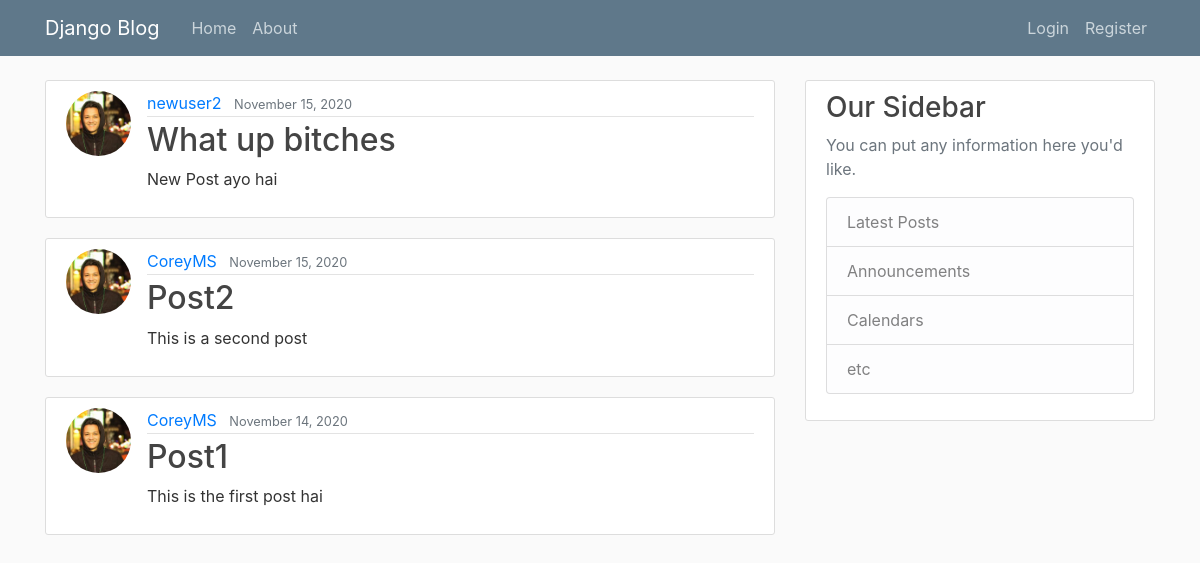
The app's page /, older data.
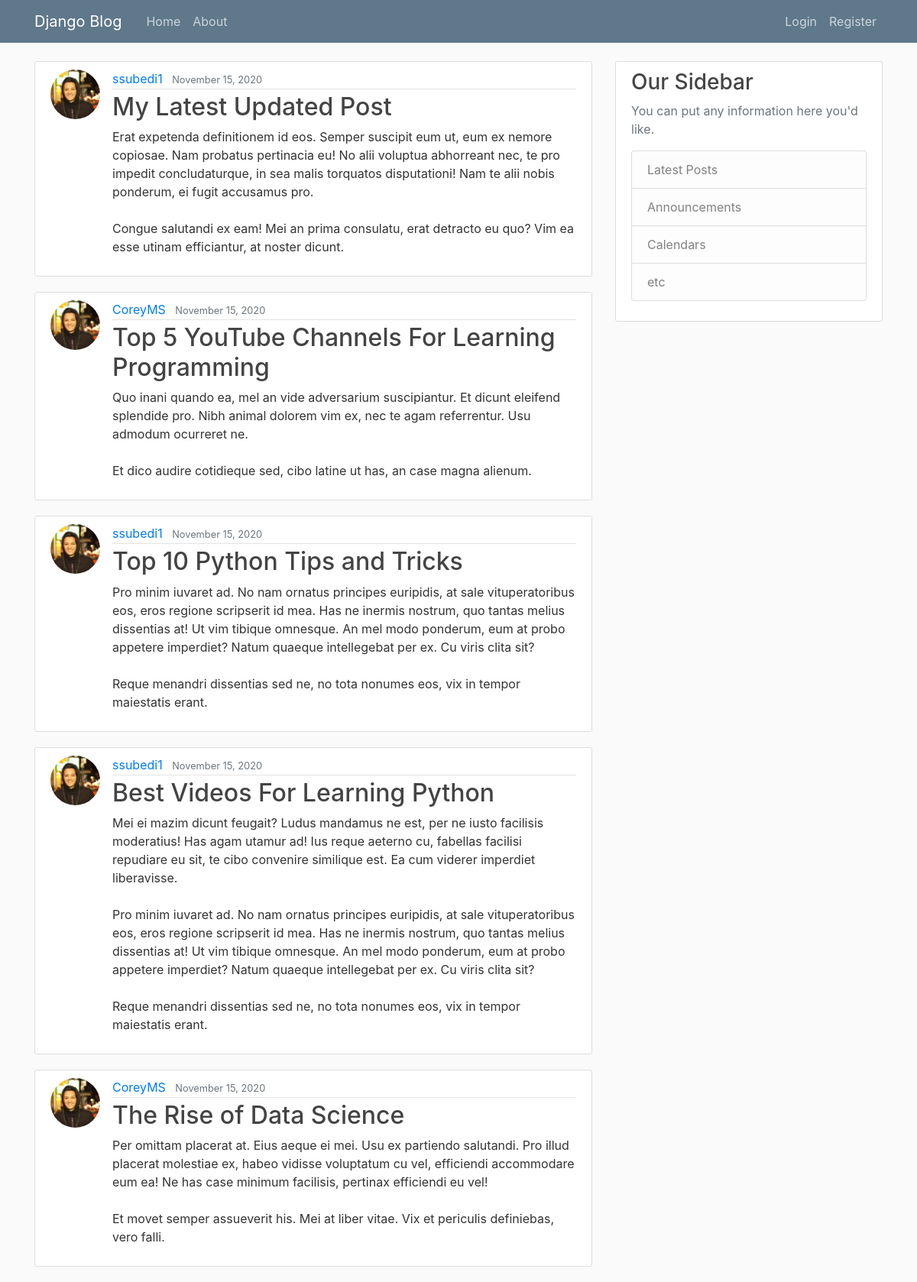
The same page, newer data.
### blog/models.py (models this page shows, shortened)
class Post(models.Model):
    title = models.CharField(max_length=100)
    content = models.TextField()
    date_posted = models.DateTimeField(default=timezone.now)
    author = models.name = models.ForeignKey(User, on_delete=models.CASCADE)

### users/models.py (models this page shows, shortened)
class Profile(models.Model):
    user = models.OneToOneField(User, on_delete=models.CASCADE)
    image = models.ImageField(default="default.jpg", upload_to="profile_pics")

### blog/views.py (the view)
# urls.py: path('', PostListView.as_view(), name="blog-home"),
class PostListView(ListView):
    model = Post
    template_name = "blog/home.html"
    context_object_name = 'posts'
    ordering = ['-date_posted']
    paginate_by = 5

### blog/templates/blog/home.html
{% extends "blog/base.html" %} {% block content %} {% for post in posts %}
<article class="media content-section">
  <img
    class="rounded-circle article-img"
    src="{{post.author.profile.image.url}}"
  />
  <div class="media-body">
    <div class="article-metadata">
      <a class="mr-2" href="#">{{ post.author }}</a>
      <small class="text-muted">{{ post.date_posted|date:"F d, Y" }}</small>
    </div>
    <h2>
      <a class="article-title" href="{% url 'post-detail' post.id %}"
        >{{ post.title }}</a
      >
    </h2>
    <p class="article-content">{{ post.content }}</p>
  </div>
</article>
{% endfor %} {% endblock content %}

Row changes from the older to the newer data that the page shows:
no longer on this page (row unchanged): Post: author.profile.image (picture), author "newuser2", date_posted "November 15, 2020", title "What up bitches", content "New Post ayo hai"
removed Post: author.profile.image (picture), author "CoreyMS", date_posted "November 15, 2020", title "Post2", content "This is a second post"
removed Post: author.profile.image (picture), author "CoreyMS", date_posted "November 14, 2020", title "Post1", content "This is the first post hai"
added Post: author.profile.image (picture), author "ssubedi1", date_posted "November 15, 2020", title "My Latest Updated Post", content "Erat expetenda definitionem id eos. Semper suscipit eum ut, eum ex nemore copiosae. Nam probatus pertinacia eu! No alii voluptua abhorreant nec, te pro impedit concludaturque, in sea malis torquatos disputationi! Nam te alii nobis ponderum, ei fugit accusamus pro. Congue salutandi ex eam! Mei an prima consulatu, erat detracto eu quo? Vim ea esse utinam efficiantur, at noster dicunt."
added Post: author.profile.image (picture), author "CoreyMS", date_posted "November 15, 2020", title "Top 5 YouTube Channels For Learning Programming", content "Quo inani quando ea, mel an vide adversarium suscipiantur. Et dicunt eleifend splendide pro. Nibh animal dolorem vim ex, nec te agam referrentur. Usu admodum ocurreret ne. Et dico audire cotidieque sed, cibo latine ut has, an case magna alienum."
added Post: author.profile.image (picture), author "ssubedi1", date_posted "November 15, 2020", title "Top 10 Python Tips and Tricks", content "Pro minim iuvaret ad. No nam ornatus principes euripidis, at sale vituperatoribus eos, eros regione scripserit id mea. Has ne inermis nostrum, quo tantas melius dissentias at! Ut vim tibique omnesque. An mel modo ponderum, eum at probo appetere imperdiet? Natum quaeque intellegebat per ex. Cu viris clita sit? Reque menandri dissentias sed ne, no tota nonumes eos, vix in tempor maiestatis erant."
added Post: author.profile.image (picture), author "ssubedi1", date_posted "November 15, 2020", title "Best Videos For Learning Python", content "Mei ei mazim dicunt feugait? Ludus mandamus ne est, per ne iusto facilisis moderatius! Has agam utamur ad! Ius reque aeterno cu, fabellas facilisi repudiare eu sit, te cibo convenire similique est. Ea cum viderer imperdiet liberavisse. Pro minim iuvaret ad. No nam ornatus principes euripidis, at sale vituperatoribus eos, eros regione scripserit id mea. Has ne inermis nostrum, quo tantas melius dissentias at! Ut vim tibique omnesque. An mel modo ponderum, eum at probo appetere imperdiet? Natum quaeque intellegebat per ex. Cu viris clita sit? Reque menandri dissentias sed ne, no tota nonumes eos, vix in tempor maiestatis erant."
added Post: author.profile.image (picture), author "CoreyMS", date_posted "November 15, 2020", title "The Rise of Data Science", content "Per omittam placerat at. Eius aeque ei mei. Usu ex partiendo salutandi. Pro illud placerat molestiae ex, habeo vidisse voluptatum cu vel, efficiendi accommodare eum ea! Ne has case minimum facilisis, pertinax efficiendi eu vel! Et movet semper assueverit his. Mei at liber vitae. Vix et periculis definiebas, vero falli."
